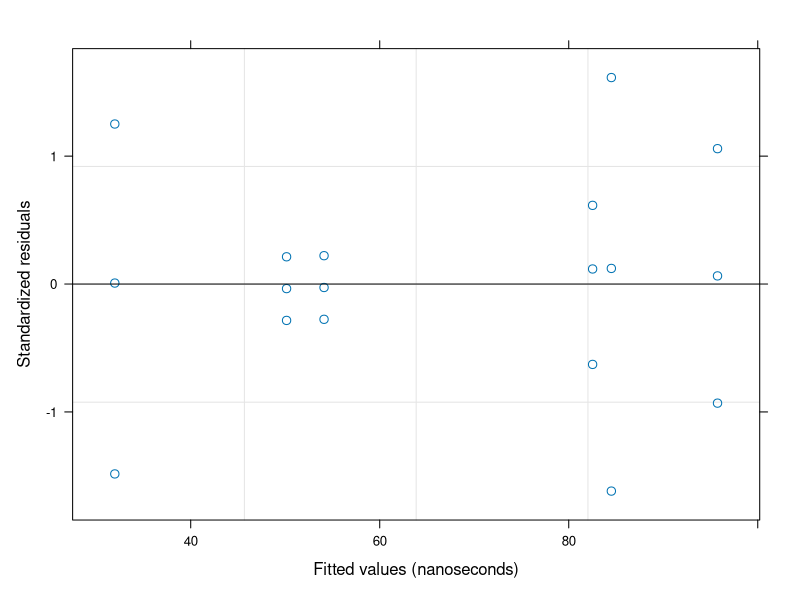
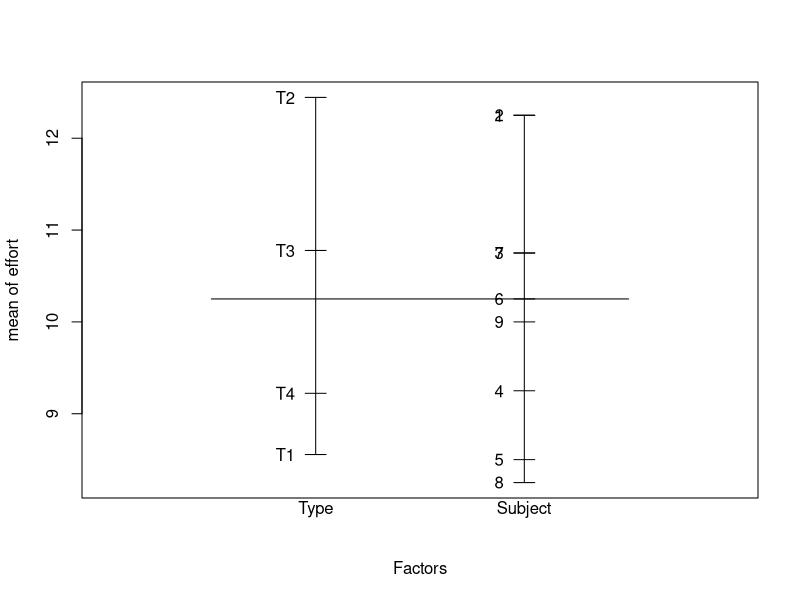
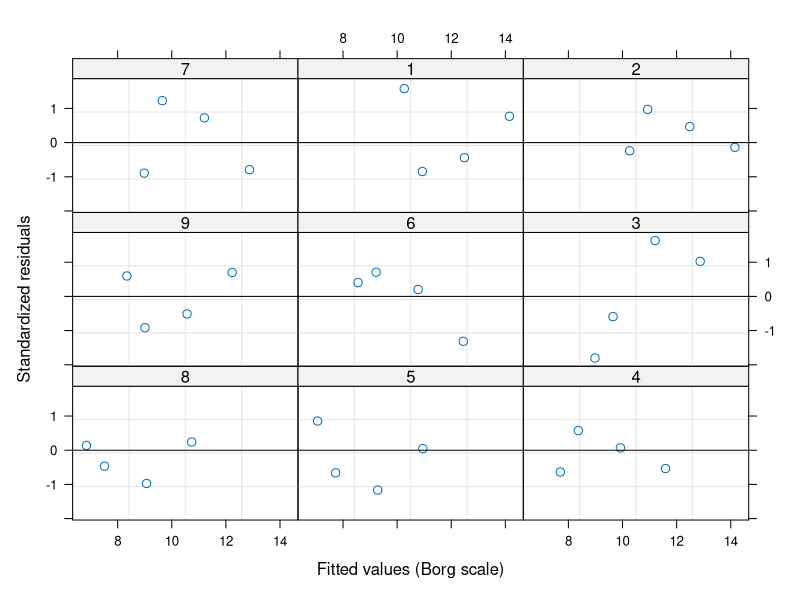
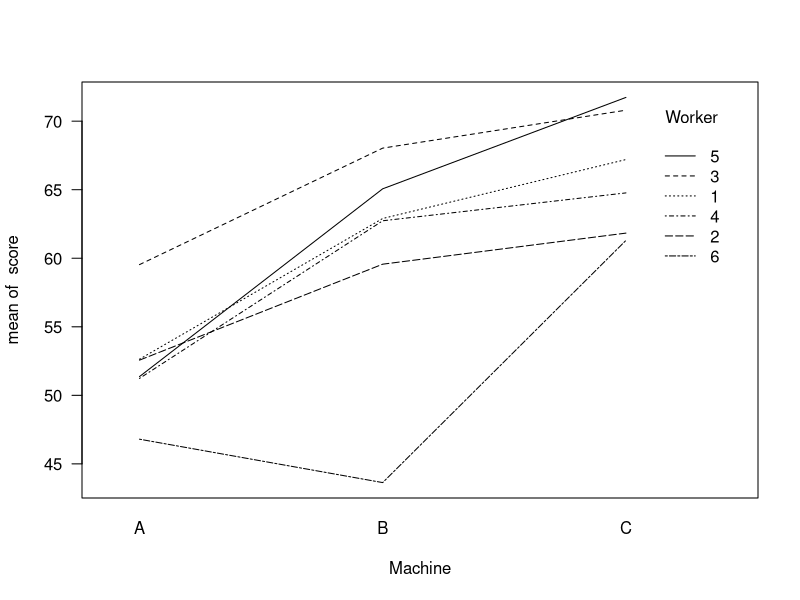
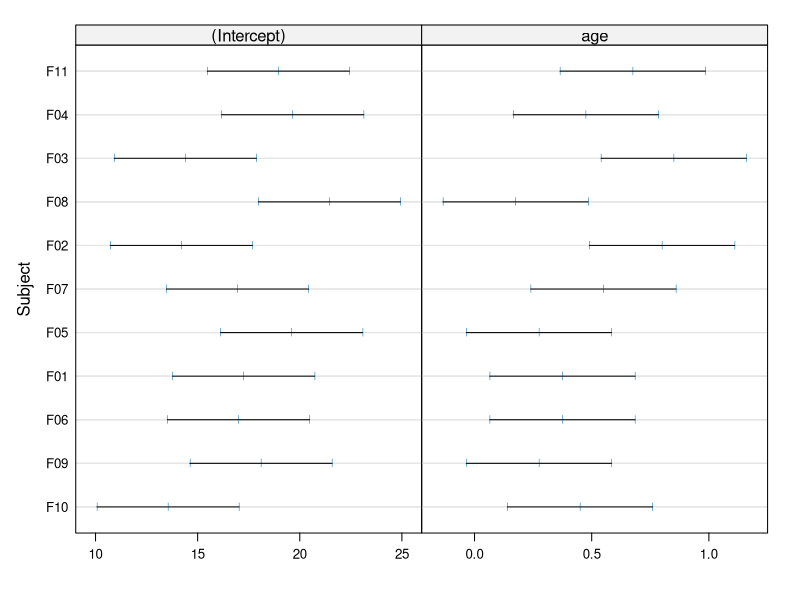
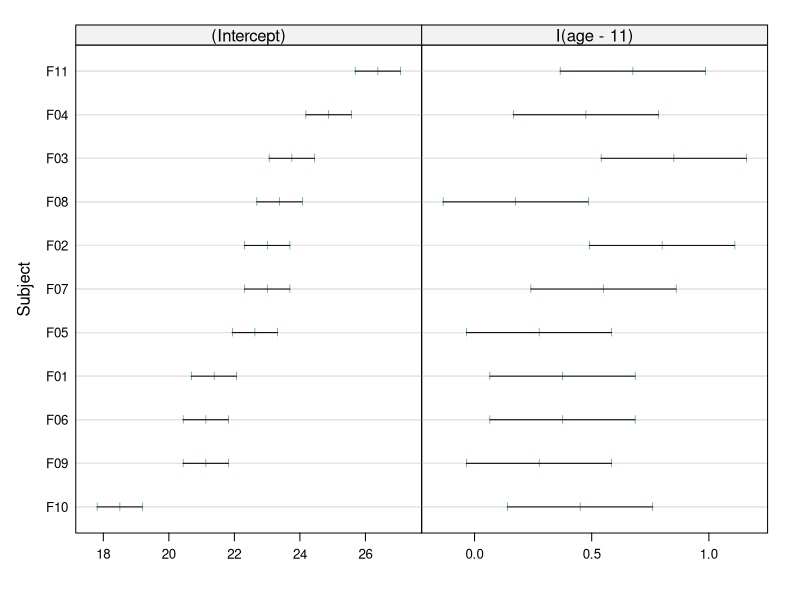
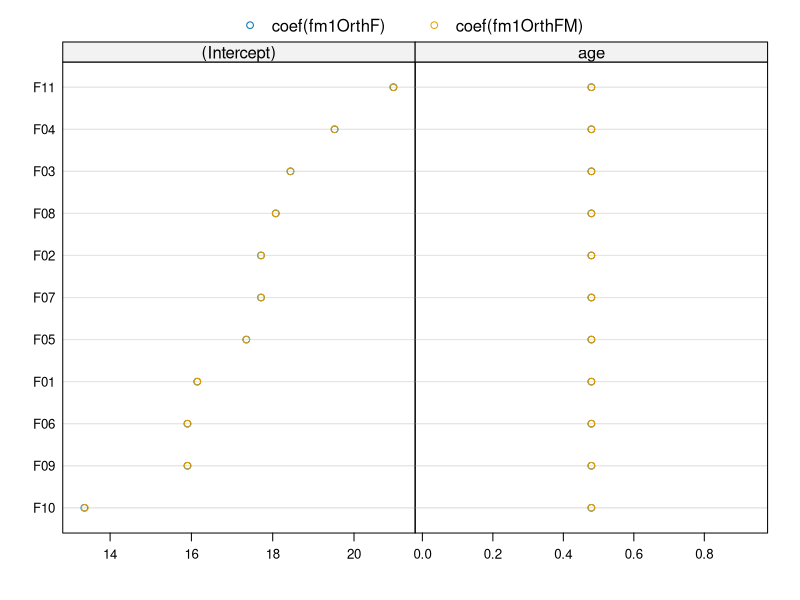
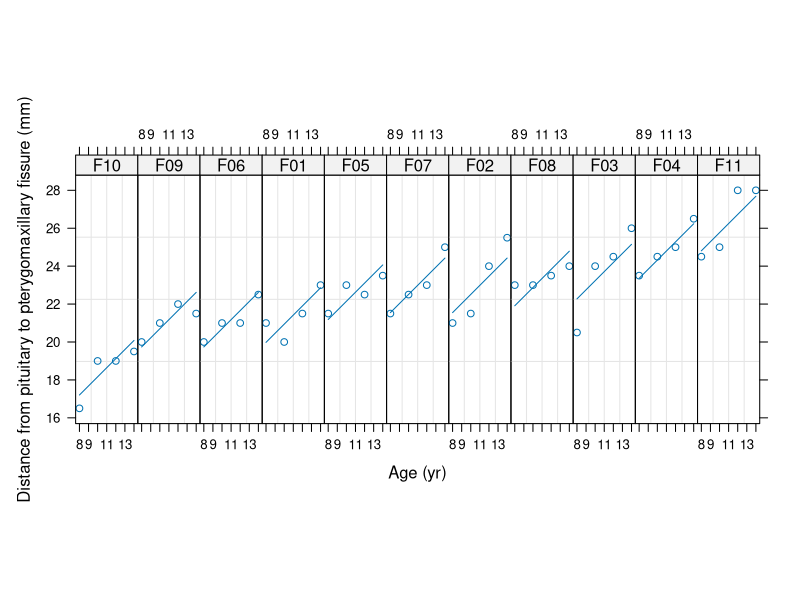

The R script that drew these images, in order:
# ---- start ----

library(nlme)
pdf(file = 'ch01.pdf')
options( width = 65, digits = 5 )
options( contrasts = c(unordered = "contr.helmert", ordered = "contr.poly") )

# Chapter 1    Linear Mixed-Effects Models: Basic Concepts and Examples

# ---- 1.1 ----
# 1.1 A Simple Example of Random Effects 

Rail
fm1Rail.lm <- lm( travel ~ 1, data = Rail )
fm1Rail.lm
fm2Rail.lm <- lm( travel ~ Rail - 1, data = Rail )
fm2Rail.lm
fm1Rail.lme <- lme(travel ~ 1, data = Rail, random = ~ 1 | Rail)
summary( fm1Rail.lme )
fm1Rail.lmeML <- update( fm1Rail.lme, method = "ML" )
summary( fm1Rail.lmeML )
plot( fm1Rail.lme )   # produces Figure 1.4
intervals( fm1Rail.lme )
anova( fm1Rail.lme )

# ---- 1.2 ----
# 1.2 A Randomized Block Design

plot.design( ergoStool )   # produces Figure 1.6
contrasts( ergoStool$Type )
ergoStool1 <- ergoStool[ ergoStool$Subject == "1", ]
model.matrix( effort ~ Type, ergoStool1 )   # X matrix for Subject 1
fm1Stool <-
  lme(effort ~ Type, data = ergoStool, random = ~ 1 | Subject)
summary( fm1Stool )
anova( fm1Stool )
options( contrasts = c( factor = "contr.treatment",
                        ordered = "contr.poly" ) )
contrasts( ergoStool$Type )
fm2Stool <-
  lme(effort ~ Type, data = ergoStool, random = ~ 1 | Subject)
summary( fm2Stool )
anova( fm2Stool )
model.matrix( effort ~ Type - 1, ergoStool1 )
fm3Stool <-
 lme(effort ~ Type - 1, data = ergoStool, random = ~ 1 | Subject)
summary( fm3Stool )
anova( fm3Stool )
intervals( fm1Stool )
plot( fm1Stool,   # produces Figure 1.8
      form = resid(., type = "p") ~ fitted(.) | Subject,
      abline = 0 )

# ---- 1.3 ----
# 1.3 Mixed-effects Models for Replicated, Blocked Designs

with(Machines, interaction.plot( Machine, Worker, score, las = 1))   # Figure 1.10
fm1Machine <-
  lme( score ~ Machine, data = Machines, random = ~ 1 | Worker )
fm1Machine
fm2Machine <- update( fm1Machine, random = ~ 1 | Worker/Machine )
fm2Machine
anova( fm1Machine, fm2Machine )
  ## delete selected rows from the Machines data
MachinesUnbal <- Machines[ -c(2,3,6,8,9,12,19,20,27,33), ]
  ## check that the result is indeed unbalanced
table(MachinesUnbal$Machine, MachinesUnbal$Worker)
fm1MachinesU <- lme( score ~ Machine, data = MachinesUnbal,
  random = ~ 1 | Worker/Machine )
fm1MachinesU
intervals( fm1MachinesU )
fm4Stool <- lme( effort ~ Type, ergoStool, ~ 1 | Subject/Type )
if (interactive()) intervals( fm4Stool )
(fm1Stool$sigma)^2
(fm4Stool$sigma)^2 + 0.79621^2
Machine1 <- Machines[ Machines$Worker == "1", ]
model.matrix( score ~ Machine, Machine1 )   # fixed-effects X_i
model.matrix( ~ Machine - 1, Machine1 )   # random-effects Z_i
fm3Machine <- update( fm1Machine, random = ~Machine - 1 |Worker)
summary( fm3Machine )
anova( fm1Machine, fm2Machine, fm3Machine )

# ---- 1.4 ----
# 1.4 An Analysis of Covariance Model

names( Orthodont )
levels( Orthodont$Sex )
OrthoFem <- Orthodont[ Orthodont$Sex == "Female", ]
fm1OrthF.lis <- lmList( distance ~ age, data = OrthoFem )
coef( fm1OrthF.lis )
intervals( fm1OrthF.lis )
plot( intervals ( fm1OrthF.lis ) )   # produces Figure 1.12
fm2OrthF.lis <- update( fm1OrthF.lis, distance ~ I( age - 11 ) )
plot( intervals( fm2OrthF.lis ) )    # produces Figure 1.13
fm1OrthF <-
  lme( distance ~ age, data = OrthoFem, random = ~ 1 | Subject )
summary( fm1OrthF )
fm1OrthFM <- update( fm1OrthF, method = "ML" )
summary( fm1OrthFM )
fm2OrthF <- update( fm1OrthF, random = ~ age | Subject )
anova( fm1OrthF, fm2OrthF )
random.effects( fm1OrthF )
ranef( fm1OrthFM )
coef( fm1OrthF )
plot( compareFits(coef(fm1OrthF), coef(fm1OrthFM)))   # Figure 1.15
plot( augPred(fm1OrthF), aspect = "xy", grid = TRUE )   # Figure 1.16

# ---- 1.5 ----
# 1.5  Models for Nested Classification Factors

fm1Pixel <- lme( pixel ~ day + I(day^2), data = Pixel,
  random = list( Dog = ~ day, Side = ~ 1 ) )
intervals( fm1Pixel )
plot( augPred( fm1Pixel ) )   # produces Figure 1.18
VarCorr( fm1Pixel )
summary( fm1Pixel )
fm2Pixel <- update( fm1Pixel, random = ~ day | Dog)
anova( fm1Pixel, fm2Pixel )
fm3Pixel <- update( fm1Pixel, random = ~ 1 | Dog/Side )
anova( fm1Pixel, fm3Pixel )
fm4Pixel <- update( fm1Pixel, pixel ~ day + I(day^2) + Side )
summary( fm4Pixel )

# ---- 1.6 ----
# 1.6  A Split-Plot Experiment

fm1Oats <- lme( yield ~ ordered(nitro) * Variety, data = Oats,
  random = ~ 1 | Block/Variety )
anova( fm1Oats )
fm2Oats <- update( fm1Oats, yield ~ ordered(nitro) + Variety )
anova( fm2Oats )
summary( fm2Oats )
fm3Oats <- update( fm1Oats, yield ~ ordered( nitro ) )
summary( fm3Oats )
fm4Oats <-
  lme( yield ~ nitro, data = Oats, random = ~ 1 | Block/Variety )
summary( fm4Oats )
VarCorr( fm4Oats )
intervals( fm4Oats )
plot(augPred(fm4Oats), aspect = 2.5, layout = c(6, 3),
     between = list(x = c(0, 0, 0.5, 0, 0))) # produces Figure 1.21

# cleanup

proc.time()


